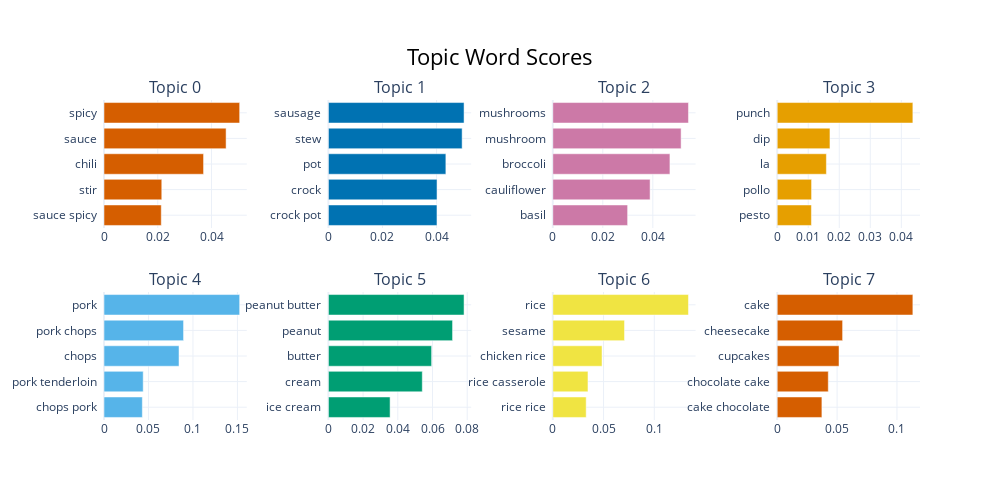

Here is the notebook cell this chart was saved with:
### Code cell
from bertopic import BERTopic

topic_model_test = BERTopic.load("../models/model_cluster_name")

topic_model_test.visualize_barchart(n_words=10,autoscale=True)

### Figure 1 — Plotly figure (JSON) as saved in the notebook; plotly's stock layout.template omitted (floating-point values rounded to 4 significant figures)
{"data": [{"marker": {"color": "#D55E00"}, "orientation": "h", "type": "bar", "x": [0.02131, 0.02149, 0.03705, 0.04543, 0.05048], "xaxis": "x", "y": ["sauce spicy  ", "stir  ", "chili  ", "sauce  ", "spicy  "], "yaxis": "y"}, {"marker": {"color": "#0072B2"}, "orientation": "h", "type": "bar", "x": [0.04015, 0.04017, 0.04343, 0.04945, 0.05016], "xaxis": "x2", "y": ["crock pot  ", "crock  ", "pot  ", "stew  ", "sausage  "], "yaxis": "y2"}, {"marker": {"color": "#CC79A7"}, "orientation": "h", "type": "bar", "x": [0.02992, 0.03891, 0.04684, 0.05131, 0.05425], "xaxis": "x3", "y": ["basil  ", "cauliflower  ", "broccoli  ", "mushroom  ", "mushrooms  "], "yaxis": "y3"}, {"marker": {"color": "#E69F00"}, "orientation": "h", "type": "bar", "x": [0.01103, 0.01108, 0.01585, 0.017, 0.04372], "xaxis": "x4", "y": ["pesto  ", "pollo  ", "la  ", "dip  ", "punch  "], "yaxis": "y4"}, {"marker": {"color": "#56B4E9"}, "orientation": "h", "type": "bar", "x": [0.04311, 0.04407, 0.08432, 0.08943, 0.1525], "xaxis": "x5", "y": ["chops pork  ", "pork tenderloin  ", "chops  ", "pork chops  ", "pork  "], "yaxis": "y5"}, {"marker": {"color": "#009E73"}, "orientation": "h", "type": "bar", "x": [0.03555, 0.05411, 0.05948, 0.07155, 0.07818], "xaxis": "x6", "y": ["ice cream  ", "cream  ", "butter  ", "peanut  ", "peanut butter  "], "yaxis": "y6"}, {"marker": {"color": "#F0E442"}, "orientation": "h", "type": "bar", "x": [0.03288, 0.03465, 0.04852, 0.07067, 0.1337], "xaxis": "x7", "y": ["rice rice  ", "rice casserole  ", "chicken rice  ", "sesame  ", "rice  "], "yaxis": "y7"}, {"marker": {"color": "#D55E00"}, "orientation": "h", "type": "bar", "x": [0.03732, 0.04265, 0.05159, 0.0546, 0.1133], "xaxis": "x8", "y": ["cake chocolate  ", "chocolate cake  ", "cupcakes  ", "cheesecake  ", "cake  "], "yaxis": "y8"}], "layout": {"annotations": [{"font": {"size": 16}, "showarrow": false, "text": "Topic 0", "x": 0.0875, "xanchor": "center", "xref": "paper", "y": 1, "yanchor": "bottom", "yref": "paper"}, {"font": {"size": 16}, "showarrow": false, "text": "Topic 1", "x": 0.3625, "xanchor": "center", "xref": "paper", "y": 1, "yanchor": "bottom", "yref": "paper"}, {"font": {"size": 16}, "showarrow": false, "text": "Topic 2", "x": 0.6375, "xanchor": "center", "xref": "paper", "y": 1, "yanchor": "bottom", "yref": "paper"}, {"font": {"size": 16}, "showarrow": false, "text": "Topic 3", "x": 0.9125, "xanchor": "center", "xref": "paper", "y": 1, "yanchor": "bottom", "yref": "paper"}, {"font": {"size": 16}, "showarrow": false, "text": "Topic 4", "x": 0.0875, "xanchor": "center", "xref": "paper", "y": 0.4, "yanchor": "bottom", "yref": "paper"}, {"font": {"size": 16}, "showarrow": false, "text": "Topic 5", "x": 0.3625, "xanchor": "center", "xref": "paper", "y": 0.4, "yanchor": "bottom", "yref": "paper"}, {"font": {"size": 16}, "showarrow": false, "text": "Topic 6", "x": 0.6375, "xanchor": "center", "xref": "paper", "y": 0.4, "yanchor": "bottom", "yref": "paper"}, {"font": {"size": 16}, "showarrow": false, "text": "Topic 7", "x": 0.9125, "xanchor": "center", "xref": "paper", "y": 0.4, "yanchor": "bottom", "yref": "paper"}], "height": 500, "hoverlabel": {"bgcolor": "white", "font": {"family": "Rockwell", "size": 16}}, "showlegend": false, "title": {"font": {"color": "Black", "size": 22}, "text": "Topic Word Scores", "x": 0.5, "xanchor": "center", "yanchor": "top"}, "width": 1000, "xaxis": {"anchor": "y", "domain": [0, 0.175], "showgrid": true}, "xaxis2": {"anchor": "y2", "domain": [0.275, 0.45], "showgrid": true}, "xaxis3": {"anchor": "y3", "domain": [0.55, 0.725], "showgrid": true}, "xaxis4": {"anchor": "y4", "domain": [0.825, 1], "showgrid": true}, "xaxis5": {"anchor": "y5", "domain": [0, 0.175], "showgrid": true}, "xaxis6": {"anchor": "y6", "domain": [0.275, 0.45], "showgrid": true}, "xaxis7": {"anchor": "y7", "domain": [0.55, 0.725], "showgrid": true}, "xaxis8": {"anchor": "y8", "domain": [0.825, 1], "showgrid": true}, "yaxis": {"anchor": "x", "domain": [0.6, 1], "showgrid": true}, "yaxis2": {"anchor": "x2", "domain": [0.6, 1], "showgrid": true}, "yaxis3": {"anchor": "x3", "domain": [0.6, 1], "showgrid": true}, "yaxis4": {"anchor": "x4", "domain": [0.6, 1], "showgrid": true}, "yaxis5": {"anchor": "x5", "domain": [0, 0.4], "showgrid": true}, "yaxis6": {"anchor": "x6", "domain": [0, 0.4], "showgrid": true}, "yaxis7": {"anchor": "x7", "domain": [0, 0.4], "showgrid": true}, "yaxis8": {"anchor": "x8", "domain": [0, 0.4], "showgrid": true}}}
